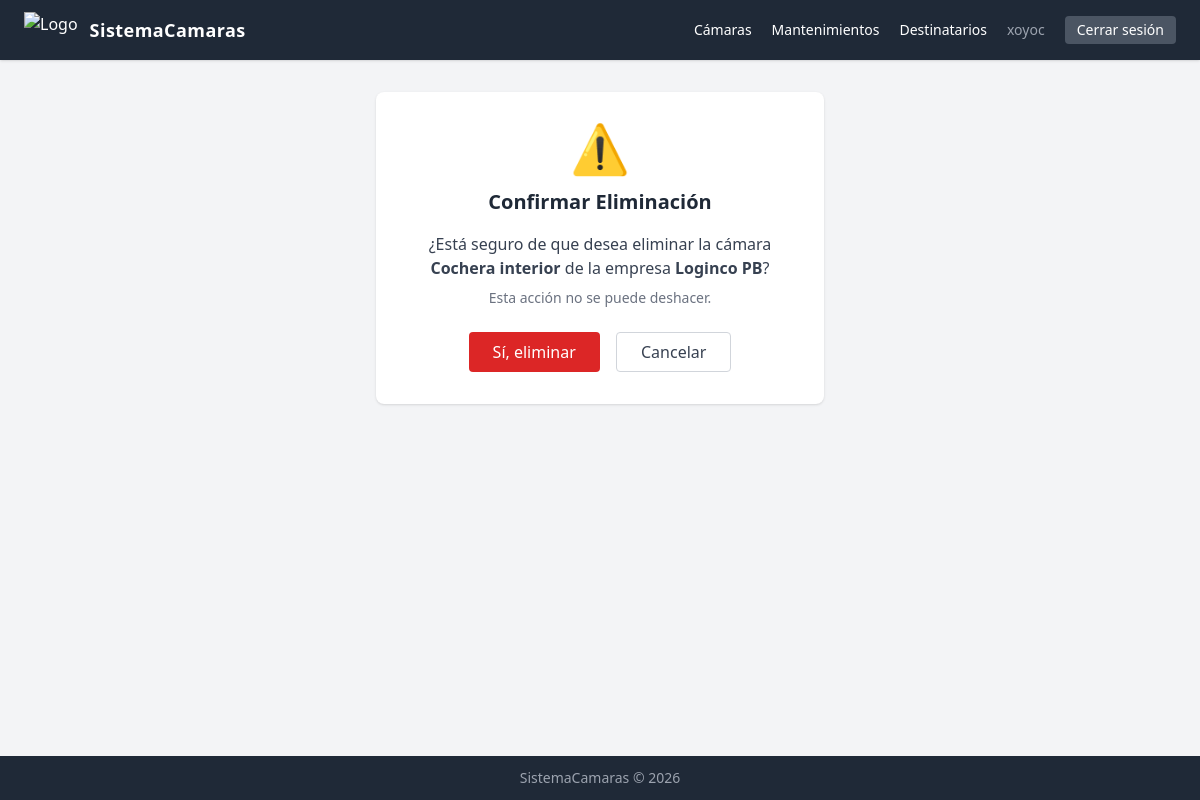
The app's page /camaras/46/eliminar/ (signed in), older data.
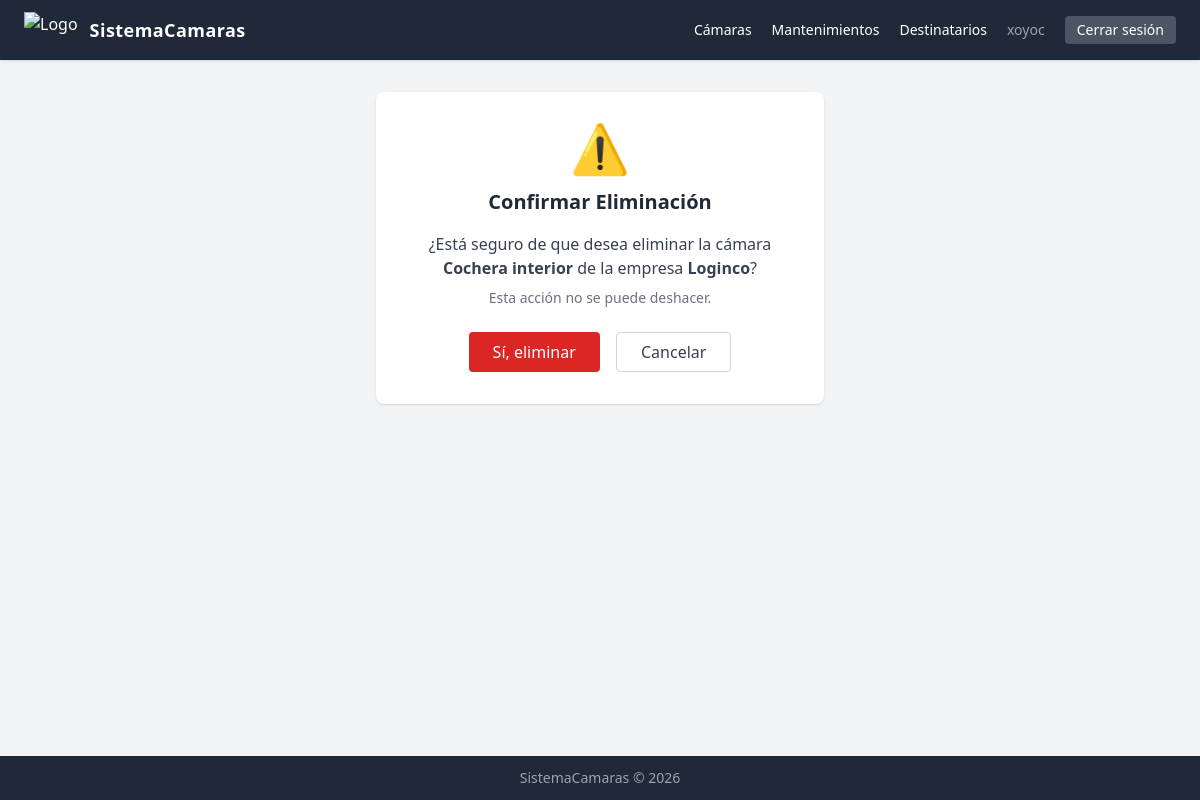
The same page, newer data.
### camaras/models.py (models this page shows, shortened)
class Camara(models.Model):
    empresa = models.CharField(max_length=100)
    nombre = models.CharField(max_length=100)
    modelo = models.CharField(max_length=100)
    serie = models.CharField(max_length=100)
    ip = models.GenericIPAddressField()
    mac = models.CharField(max_length=17)
    token = models.UUIDField(default=uuid.uuid4, unique=True, editable=False)
    created_at = models.DateTimeField(auto_now_add=True)
    updated_at = models.DateTimeField(auto_now=True)
    class Meta:
        verbose_name = _('Camara')
        verbose_name_plural = _('Camaras')
        ordering = ['-created_at']

### camaras/views.py (the view, shortened to what this page needs)
# urls.py: path('<int:pk>/eliminar/', views.eliminar_camara, name='eliminar_camara'),
@login_required
def eliminar_camara(request, pk: int):
    camara = get_object_or_404(Camara, pk=pk)
    return render(request, 'eliminar_camara.html', {'camara': camara})

### camaras/templates/eliminar_camara.html (shortened to what this page needs)
{% extends "base.html" %}
{% block content %}
<div class="max-w-md mx-auto bg-white p-8 shadow rounded-lg text-center">
  <div class="text-5xl mb-4">⚠️</div>
  <h2 class="text-xl font-bold text-gray-800 mb-4">Confirmar Eliminación</h2>
  <p class="text-gray-700 mb-2">
    ¿Está seguro de que desea eliminar la cámara
    <strong>{{ camara.nombre }}</strong>
    de la empresa <strong>{{ camara.empresa }}</strong>?
  </p>
  <p class="text-sm text-gray-500 mb-6">Esta acción no se puede deshacer.</p>
  <form method="post">
    <button type="submit"
            class="bg-red-600 text-white px-6 py-2 rounded hover:bg-red-700 mr-3">
      Sí, eliminar
    </button>
    <a href="{% url 'lista_camaras' %}"
       class="border border-gray-300 px-6 py-2 rounded hover:bg-gray-50 text-gray-700">
      Cancelar
    </a>
  </form>
</div>
{% endblock %}

Row changes from the older to the newer data that the page shows:
changed Camara "Cochera interior": empresa "Loginco PB" → "Loginco"
